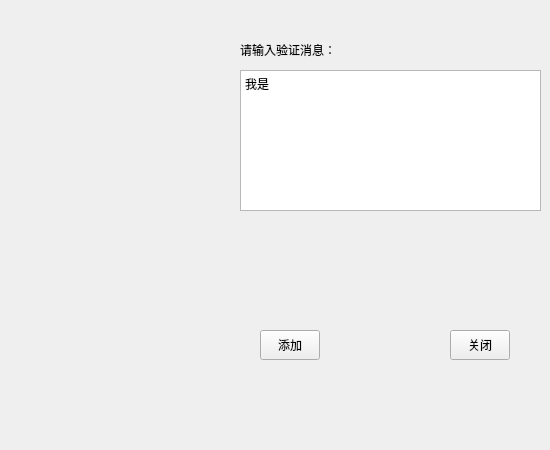
<?xml version="1.0" encoding="UTF-8"?>
<ui version="4.0">
 <class>AddPanel</class>
 <widget class="QWidget" name="AddPanel">
  <property name="geometry">
   <rect>
    <x>0</x>
    <y>0</y>
    <width>550</width>
    <height>450</height>
   </rect>
  </property>
  <property name="windowTitle">
   <string>Form</string>
  </property>
  <widget class="QLabel" name="label">
   <property name="geometry">
    <rect>
     <x>30</x>
     <y>70</y>
     <width>120</width>
     <height>30</height>
    </rect>
   </property>
   <property name="text">
    <string/>
   </property>
  </widget>
  <widget class="QLabel" name="label_2">
   <property name="geometry">
    <rect>
     <x>30</x>
     <y>200</y>
     <width>120</width>
     <height>30</height>
    </rect>
   </property>
   <property name="text">
    <string/>
   </property>
  </widget>
  <widget class="QLabel" name="label_3">
   <property name="geometry">
    <rect>
     <x>240</x>
     <y>40</y>
     <width>140</width>
     <height>20</height>
    </rect>
   </property>
   <property name="text">
    <string>请输入验证消息：</string>
   </property>
  </widget>
  <widget class="QTextEdit" name="textEdit">
   <property name="geometry">
    <rect>
     <x>240</x>
     <y>70</y>
     <width>301</width>
     <height>141</height>
    </rect>
   </property>
   <property name="html">
    <string>&lt;!DOCTYPE HTML PUBLIC &quot;-//W3C//DTD HTML 4.0//EN&quot; &quot;http://www.w3.org/TR/REC-html40/strict.dtd&quot;&gt;
&lt;html&gt;&lt;head&gt;&lt;meta name=&quot;qrichtext&quot; content=&quot;1&quot; /&gt;&lt;meta charset=&quot;utf-8&quot; /&gt;&lt;style type=&quot;text/css&quot;&gt;
p, li { white-space: pre-wrap; }
hr { height: 1px; border-width: 0; }
li.unchecked::marker { content: &quot;\2610&quot;; }
li.checked::marker { content: &quot;\2612&quot;; }
&lt;/style&gt;&lt;/head&gt;&lt;body style=&quot; font-family:'Microsoft YaHei UI'; font-size:9pt; font-weight:400; font-style:normal;&quot;&gt;
&lt;p style=&quot; margin-top:0px; margin-bottom:0px; margin-left:0px; margin-right:0px; -qt-block-indent:0; text-indent:0px;&quot;&gt;我是&lt;/p&gt;&lt;/body&gt;&lt;/html&gt;</string>
   </property>
  </widget>
  <widget class="QPushButton" name="pushButton">
   <property name="geometry">
    <rect>
     <x>260</x>
     <y>330</y>
     <width>60</width>
     <height>30</height>
    </rect>
   </property>
   <property name="text">
    <string>添加</string>
   </property>
  </widget>
  <widget class="QPushButton" name="pushButton_2">
   <property name="geometry">
    <rect>
     <x>450</x>
     <y>330</y>
     <width>60</width>
     <height>30</height>
    </rect>
   </property>
   <property name="text">
    <string>关闭</string>
   </property>
  </widget>
 </widget>
 <resources/>
 <connections/>
</ui>
